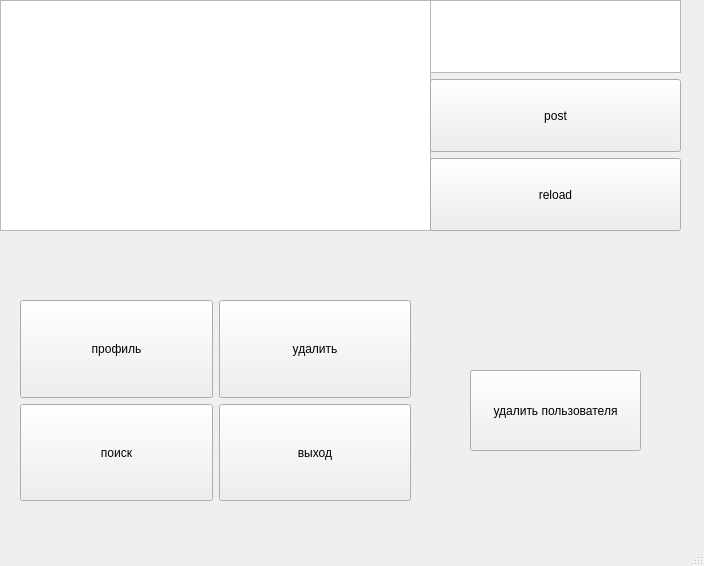
<?xml version="1.0" encoding="UTF-8"?>
<ui version="4.0">
 <class>MainWindow</class>
 <widget class="QMainWindow" name="MainWindow">
  <property name="geometry">
   <rect>
    <x>0</x>
    <y>0</y>
    <width>704</width>
    <height>566</height>
   </rect>
  </property>
  <property name="windowTitle">
   <string>MainWindow</string>
  </property>
  <widget class="QWidget" name="centralwidget">
   <widget class="QTableWidget" name="tableWidget">
    <property name="geometry">
     <rect>
      <x>0</x>
      <y>0</y>
      <width>431</width>
      <height>231</height>
     </rect>
    </property>
   </widget>
   <widget class="QWidget" name="verticalLayoutWidget">
    <property name="geometry">
     <rect>
      <x>430</x>
      <y>0</y>
      <width>251</width>
      <height>231</height>
     </rect>
    </property>
    <layout class="QVBoxLayout" name="verticalLayout">
     <item>
      <widget class="QTextEdit" name="post_text">
       <property name="sizePolicy">
        <sizepolicy hsizetype="Ignored" vsizetype="Ignored">
         <horstretch>0</horstretch>
         <verstretch>0</verstretch>
        </sizepolicy>
       </property>
      </widget>
     </item>
     <item>
      <widget class="QPushButton" name="post_btn">
       <property name="sizePolicy">
        <sizepolicy hsizetype="Ignored" vsizetype="Ignored">
         <horstretch>0</horstretch>
         <verstretch>0</verstretch>
        </sizepolicy>
       </property>
       <property name="text">
        <string>post</string>
       </property>
      </widget>
     </item>
     <item>
      <widget class="QPushButton" name="reload_btn">
       <property name="sizePolicy">
        <sizepolicy hsizetype="Ignored" vsizetype="Ignored">
         <horstretch>0</horstretch>
         <verstretch>0</verstretch>
        </sizepolicy>
       </property>
       <property name="text">
        <string>reload</string>
       </property>
      </widget>
     </item>
    </layout>
   </widget>
   <widget class="QWidget" name="gridLayoutWidget">
    <property name="geometry">
     <rect>
      <x>20</x>
      <y>300</y>
      <width>391</width>
      <height>201</height>
     </rect>
    </property>
    <layout class="QGridLayout" name="gridLayout">
     <item row="0" column="1">
      <widget class="QPushButton" name="delete_btn">
       <property name="sizePolicy">
        <sizepolicy hsizetype="Ignored" vsizetype="Ignored">
         <horstretch>0</horstretch>
         <verstretch>0</verstretch>
        </sizepolicy>
       </property>
       <property name="text">
        <string>удалить</string>
       </property>
      </widget>
     </item>
     <item row="0" column="0">
      <widget class="QPushButton" name="profile_btn">
       <property name="sizePolicy">
        <sizepolicy hsizetype="Ignored" vsizetype="Ignored">
         <horstretch>0</horstretch>
         <verstretch>0</verstretch>
        </sizepolicy>
       </property>
       <property name="text">
        <string>профиль</string>
       </property>
      </widget>
     </item>
     <item row="1" column="0">
      <widget class="QPushButton" name="search_btn">
       <property name="sizePolicy">
        <sizepolicy hsizetype="Ignored" vsizetype="Ignored">
         <horstretch>0</horstretch>
         <verstretch>0</verstretch>
        </sizepolicy>
       </property>
       <property name="text">
        <string>поиск</string>
       </property>
      </widget>
     </item>
     <item row="1" column="1">
      <widget class="QPushButton" name="exit_btn">
       <property name="sizePolicy">
        <sizepolicy hsizetype="Ignored" vsizetype="Ignored">
         <horstretch>0</horstretch>
         <verstretch>0</verstretch>
        </sizepolicy>
       </property>
       <property name="text">
        <string>выход</string>
       </property>
      </widget>
     </item>
    </layout>
   </widget>
   <widget class="QPushButton" name="deletepers_btn">
    <property name="geometry">
     <rect>
      <x>470</x>
      <y>370</y>
      <width>171</width>
      <height>81</height>
     </rect>
    </property>
    <property name="text">
     <string>удалить пользователя</string>
    </property>
   </widget>
  </widget>
  <widget class="QMenuBar" name="menubar">
   <property name="geometry">
    <rect>
     <x>0</x>
     <y>0</y>
     <width>704</width>
     <height>21</height>
    </rect>
   </property>
  </widget>
  <widget class="QStatusBar" name="statusbar"/>
 </widget>
 <resources/>
 <connections/>
</ui>
